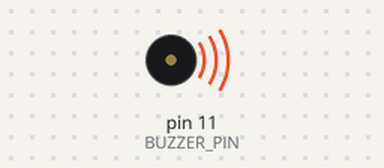
Bench run of a sketch on a simulated Arduino Mega 2560, built with avr-gcc and run on an emulated ATmega2560. Parts: buzzer (waves = sounding). At 8.0 s the program stops and its outputs stay as they are.

Above: at 0.1 s.
At 8.0 s:
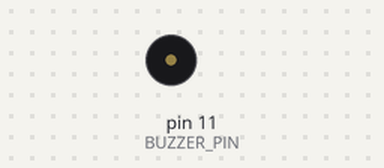
Timing chart, 0 to 9.5 s (numbered marks = the images above):
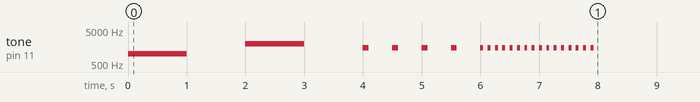

Measured:
- by itself, tone on pin 11 (BUZZER_PIN): plays 1000 Hz for 1.0 s, 2000 Hz for 1.0 s, 1500 Hz for 0.10 s, 1500 Hz for 0.10 s, 1500 Hz for 0.10 s, 1500 Hz for 0.10 s … (22 notes in this stretch)

The sketch:

code.ino
```cpp
// Buzzer unit test sketch:
//   t = 0      tone ON  at 1 kHz on pin 11
//   t = 1000   tone OFF
//   t = 2000   tone ON  at 2 kHz
//   t = 3000   tone OFF (loops back)
//
// Mega Timer2 OC2A is pin 10; tone() on AVR uses Timer2 too, on any pin via
// software toggling. Pin 11 is fine — the buzzer hook subscribes to PWM duty
// changes via PinManager, which the avr8js tone() implementation exercises.

const int BUZZER_PIN = 11;

void setup() {
  pinMode(BUZZER_PIN, OUTPUT);
}

void loop() {
  tone(BUZZER_PIN, 1000);
  delay(1000);
  noTone(BUZZER_PIN);
  delay(1000);
  tone(BUZZER_PIN, 2000);
  delay(1000);
  noTone(BUZZER_PIN);
  delay(1000);

  // Slow beeps (500 ms period → ~2 pulses/s), then fast (125 ms → ~8/s):
  // `pulseRate` counts tone starts in the trailing second of sim time.
  for (int i = 0; i < 4; i++) {
    tone(BUZZER_PIN, 1500);
    delay(100);
    noTone(BUZZER_PIN);
    delay(400);
  }
  for (int i = 0; i < 16; i++) {
    tone(BUZZER_PIN, 1500);
    delay(50);
    noTone(BUZZER_PIN);
    delay(75);
  }
  while (true) {}
}
```
